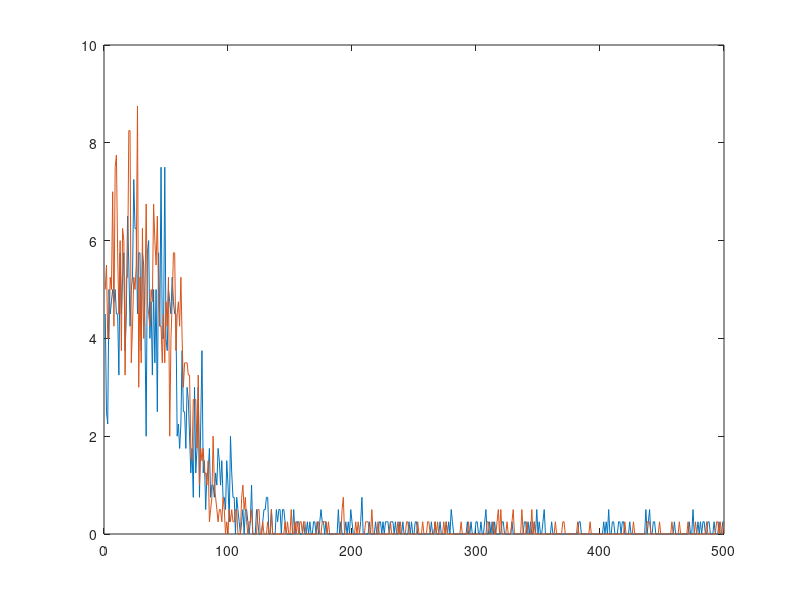

Write MATLAB code to recreate this figure.
a = xlsread('data_1.csv');
%b = xlsread('data_2.csv');
%c = xlsread('data_3.csv');
d = xlsread('data_4.csv');
x = 1:length(a);
plot(x,-a,x,-d)
